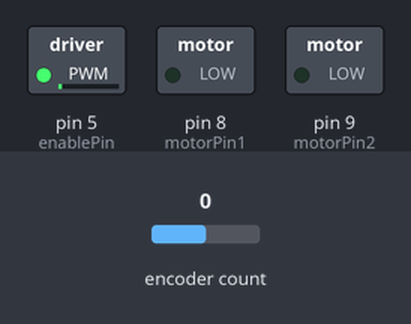
Bench run of a sketch on a simulated Arduino Uno, built with avr-gcc and run on an emulated ATmega328P. Shown: switched loads named in the sketch (green lamp = pin HIGH). The test bench sets the inputs (shaded band); at power-on: encoder count 0.

Above: at 1.2 s.
1.3 s: encoder count set to 4
3.3 s: encoder count set to 8
At 3.81 s:
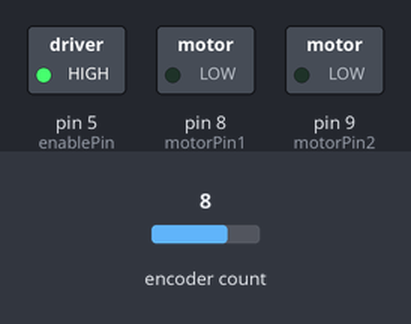
6.3 s: encoder count set to 12
At 16.04 s:
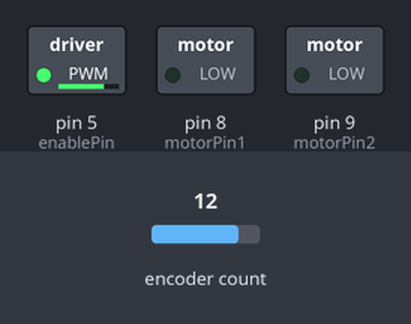
Timing chart, 0 to 17.6 s (numbered marks = the images above; inputs shaded):
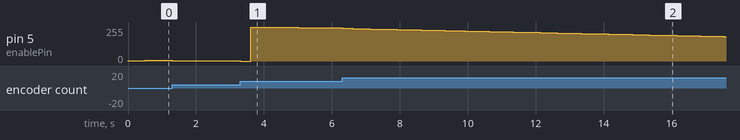

Measured:
- after the input at 3.3 s, pin 5 (enablePin): 2/255 → 0/255 at once, → 255/255 0.30 s later, → 254/255 0.40 s later, → 253/255 0.30 s later, … (9 changes in this stretch)

The sketch:

calculateMotorSpeed.ino
```cpp
#include <Encoder.h>

int motorPin1 = 8;
int motorPin2 = 9;
int enablePin = 5;

#define MOTOR_PIN 9 // Pin de contrôle du moteur sur le L298N
#define ENCODER_A_PIN 2 // Broche de signal A de l'encodeur
#define ENCODER_B_PIN 3 // Broche de signal B de l'encodeur

Encoder encoder(ENCODER_A_PIN, ENCODER_B_PIN);
int desired_rpm = 25; // Vitesse désirée en RPM
double motor_speed; // Vitesse du moteur en RPM
double previous_error = 0;
double integral = 0;
double Kp = 0.1; // Coefficient proportionnel
double Ki = 0.01; // Coefficient intégral
double Kd = 0.001; // Coefficient dérivé

void setup() {
    // Configuration des ports en mode "sortie"
    pinMode(motorPin1, OUTPUT);
    pinMode(motorPin2, OUTPUT);
    pinMode(enablePin, OUTPUT);

    // Initialisation du port série
    Serial.begin(115200);


}

void loop() {
    // Lire la vitesse actuelle du moteur en RPM
    motor_speed = calculateMotorSpeed();

    // Calculer l'erreur de vitesse
    double error = desired_rpm - motor_speed;

    // Calculer les termes PID
    double proportional = error;
    integral += error;
    double derivative = error - previous_error;

    // Calculer la sortie du contrôleur PID
    double output = (Kp * proportional) + (Ki * integral) + (Kd * derivative);

    // Ajuster la sortie du moteur en fonction de la sortie du contrôleur PID
    analogWrite(enablePin, output);

    // Mettre à jour la valeur de l'erreur précédente
    previous_error = error;

    // Délai pour la boucle de contrôle
    delay(100);
}

double calculateMotorSpeed() {
    // Calculer la vitesse en utilisant les impulsions de l'encodeur
    long pulses = encoder.read();
    double revolutions = pulses / 360.0; // 360 impulsions par tour de moteur
    double elapsed_time = 0.1; // Temps écoulé en secondes (à ajuster en fonction de la fréquence de lecture)
    double speed = (revolutions / elapsed_time) * 60.0; // Convertir en RPM
    return speed;
}
```
